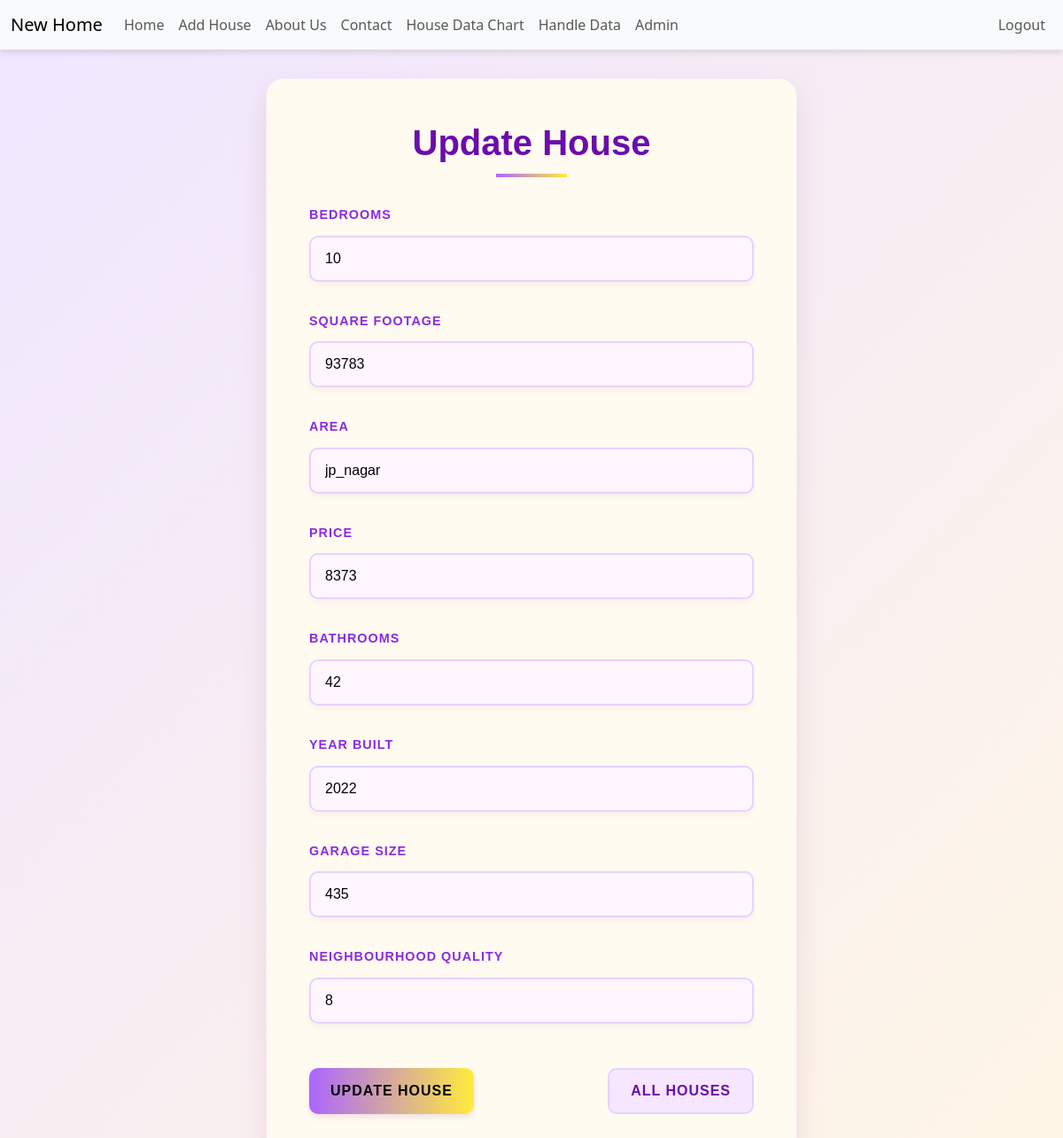
Page /update_task/10 (signed in) on the committed database.
### models/home.py (models this page shows, shortened)
class Homes(db.Model):
    id = db.Column(db.Integer, primary_key=True, autoincrement=True)
    bedrooms = db.Column(db.Integer, nullable=False)
    square_footage = db.Column(db.Integer, nullable=False)
    area = db.Column(db.String(100), nullable=False)
    price = db.Column(db.Integer, nullable=False)
    bathrooms = db.Column(db.Integer, nullable=False)
    year_built = db.Column(db.Integer, nullable=False)
    garage_size = db.Column(db.Integer, nullable=False)
    neighbourhood_quality = db.Column(db.String(100), nullable=False)

### app.py (the view, shortened to what this page needs)
@flask_app.route('/update_task/<int:id>', methods=['GET', 'POST'])
def update_task(id):
    if not is_admin():
        flash('Admin access required.', 'danger')
        return redirect(url_for('home'))
    house = Homes.query.get_or_404(id)
    return render_template('update.html', house=house)

### app.py (called while the page is built)
def is_admin():
    return session.get('user_role') == 'admin'

### templates/update.html (shortened to what this page needs)
{% extends 'base.html' %}
{% block content %}
<div style="background: linear-gradient(135deg, #f0e6ff 0%, #fff6e6 100%); min-height: 100vh; display: flex; justify-content: center; align-items: center; padding: 2rem 0;">
    <div style="background: #fffbf0; max-width: 600px; width: 100%; padding: 3rem; border-radius: 20px; box-shadow: 0 15px 35px rgba(128,0,128,0.1), 0 5px 15px rgba(255,255,0,0.07); border: 1px solid #f3e6ff;">
        <h1 style="text-align: center; font-family: 'Arial', sans-serif; color: #6a0dad; margin-bottom: 2rem; font-size: 2.5rem; font-weight: 700; position: relative; padding-bottom: 15px;">
            Update House
            <span style="position: absolute; bottom: 0; left: 50%; transform: translateX(-50%); width: 80px; height: 4px; background: linear-gradient(to right, #ab66ff 0%, #ffeb3b 100%);"></span>
        </h1>
        <form method="POST" enctype="application/x-www-form-urlencoded" style="display: grid; gap: 1.5rem;">
            {% macro form_input(label, name, type='text') %}
            <div style="position: relative;">
                <label for="{{ name }}" style="display: block; margin-bottom: 0.75rem; font-weight: 600; font-family: 'Arial', sans-serif; color: #8a2be2; text-transform: uppercase; letter-spacing: 1px; font-size: 0.9rem;">
                    {{ label }}
                </label>
                <input
                    type="{{ type }}"
                    id="{{ name }}"
                    name="{{ name }}"
                    value="{{ house[name] }}"
                    required
                    style="width: 100%;
                           padding: 0.75rem 1rem;
                           border: 2px solid #e6d2ff;
                           border-radius: 10px;
                           font-size: 1rem;
                           font-family: 'Arial', sans-serif;
                           transition: all 0.3s ease;
                           box-shadow: 0 4px 6px rgba(128,0,128,0.05);
                           background: #fff6ff;"
                    onfocus="this.style.borderColor='#ab66ff'; this.style.boxShadow='0 0 0 3px rgba(171, 102, 255, 0.2)'"
                    onblur="this.style.borderColor='#e6d2ff'; this.style.boxShadow='0 4px 6px rgba(128,0,128,0.05)'"
                >
            </div>
            {% endmacro %}
            {{ form_input('Bedrooms', 'bedrooms', 'number') }}
            {{ form_input('Square Footage', 'square_footage', 'number') }}
            {{ form_input('Area', 'area') }}
            {{ form_input('Price', 'price', 'number') }}
            {{ form_input('Bathrooms', 'bathrooms', 'number') }}
            {{ form_input('Year Built', 'year_built', 'number') }}
            {{ form_input('Garage Size', 'garage_size', 'number') }}
            {{ form_input('Neighbourhood Quality', 'neighbourhood_quality') }}
            <div style="display: flex; justify-content: space-between; margin-top: 1rem;">
                <button
                    type="submit"
                    style="
                        background: linear-gradient(to right, #ab66ff 0%, #ffeb3b 100%);
                        color: black;
                        border: none;
                        padding: 0.75rem 1.5rem;
                        border-radius: 10px;
                        font-weight: 600;
                        font-family: 'Arial', sans-serif;
                        text-transform: uppercase;
                        letter-spacing: 1px;
                        cursor: pointer;
                        transition: all 0.3s ease;
                        box-shadow: 0 4px 6px rgba(128,0,128,0.1);
                    "
                    onmouseover="this.style.transform='translateY(-3px)'; this.style.boxShadow='0 6px 8px rgba(128,0,128,0.15)'"
                    onmouseout="this.style.transform='translateY(0)'; this.style.boxShadow='0 4px 6px rgba(128,0,128,0.1)'"
                >
                    Update House
                </button>
                <a
                    href="/house"
                    style="
                        background: #f6e6ff;
                        color: #6a0dad;
                        border: 2px solid #e6d2ff;
                        padding: 0.75rem 1.5rem;
                        border-radius: 10px;
                        font-weight: 600;
                        font-family: 'Arial', sans-serif;
                        text-transform: uppercase;
                        letter-spacing: 1px;
                        text-decoration: none;
                        cursor: pointer;
                        transition: all 0.3s ease;
                    "
                    onmouseover="this.style.backgroundColor='#f0d6ff'; this.style.transform='translateY(-3px)'"
                    onmouseout="this.style.backgroundColor='#f6e6ff'; this.style.transform='translateY(0)'"
                >
                    All Houses
                </a>
            </div>
        </form>
    </div>
</div>
{% endblock %}

### static/main.css (style rules this page uses)
body { margin: 0; font-family: 'Poppins', sans-serif; background-image: url('NewHome/static/f.jpeg'); background-size: cover; background-repeat: no-repeat; background-position: center; }
h1 { color: #333; margin-top: 0; }
form { width: 100%; max-width: 600px; background-width:100%; }
label { display: block; margin-bottom: 8px; font-weight: bold; color: white; }
input[type="number"], input[type="text"], select { width: 100%; padding: 8px; margin-bottom: 10px; border: 1px solid #ccc; border-radius: 5px; }

### rows in the picture
Homes: bedrooms "10", square_footage "93783", area "jp_nagar", price "8373", bathrooms "42", year_built "2022", garage_size "435", neighbourhood_quality "8"

### other values in the picture
{{ label }} "BEDROOMS SQUARE FOOTAGE AREA PRICE BATHROOMS YEAR BUILT GARAGE SIZE NEIGHBOURHOOD QUALITY"
